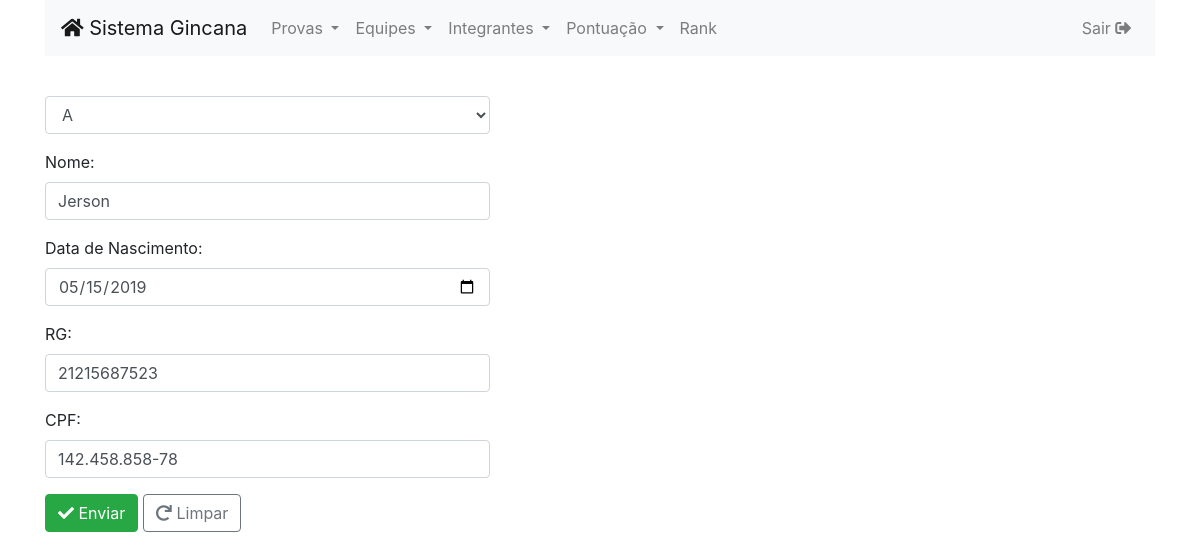
/Integrantes/alterar/10, run on the app's committed database.
### tables this page shows
CREATE TABLE IF NOT EXISTS `integrantes` (
  `id` int(11) NOT NULL AUTO_INCREMENT,
  `id_equipe` int(11) NOT NULL,
  `nome` varchar(100) NOT NULL,
  `data_nasc` date DEFAULT NULL,
  `rg` varchar(11) DEFAULT NULL,
  `cpf` varchar(14) DEFAULT NULL,
  PRIMARY KEY (`id`),
  KEY `FK_integrantes_equipe` (`id_equipe`),
  CONSTRAINT `FK_integrantes_equipe` FOREIGN KEY (`id_equipe`) REFERENCES `equipe` (`id`)
);

CREATE TABLE IF NOT EXISTS `equipe` (
  `id` int(11) NOT NULL AUTO_INCREMENT,
  `nome` varchar(200) NOT NULL,
  PRIMARY KEY (`id`)
);

### application/controllers/Integrantes.php (called while the page is built, shortened)
<?php
class Integrantes extends CI_Controller {
    public function __construct() {
        $this->load->model('Integrantes_model');
        $this->load->model('Equipe_model');
    }
    public function alterar($id) {
        if ($id > 0) {
            $this->form_validation->set_rules('id_equipe', 'id_equipe', 'required');
            $this->form_validation->set_rules('nome', 'nome', 'required');
            if ($this->form_validation->run() === false) {
                $it['integrantes'] = $this->Integrantes_model->getOne($id);
                $it['equipe'] = $this->Equipe_model->getAll();
                $this->load->view('Header');
                $this->load->view('FormIntegrantes', $it);
                $this->load->view('Footer');
            }
        } else {
            redirect('integrantes/listar');
        }
    }
}

### index.php (called while the page is built, shortened)
<?php
require_once BASEPATH.'core/CodeIgniter.php';

### application/models/Integrantes_model.php (called while the page is built, shortened)
<?php
class Integrantes_model extends CI_Model {
    public function getOne($id) {
        $this->db->where('id', $id);
        $query = $this->db->get('integrantes');
        return $query->row(0);
    }
}

### application/models/Equipe_model.php (called while the page is built, shortened)
<?php
class Equipe_model extends CI_Model {
    public function getAll() {
        $query = $this->db->get('equipe');
        return $query->result();
    }
}

### application/views/FormIntegrantes.php (the view, shortened to what this page needs)
<div class="container mt-3">
    <div class="row">
        <div class="col-md-5 col-xs-12">
            <form action = "" method = "post">
                <div class="form-group">
                    <select name="id_equipe" id="id_equipe" class="form-control">
                        <?php
                        foreach ($equipe as $ep) {
                            echo ' <option ' . (isset($integrantes) ? ($integrantes->id_equipe == $ep->id ? ' selected ' : NULL) : NULL) . ' value="' . $ep->id . '">' . $ep->nome . '</option>';
                        }
                        ?>
                    </select>
                </div>
                <div class="form-group">
                    <label for = "nome"> Nome:</label>
                    <input type="text" name="nome"  class="form-control" id="nome" value="<?= (isset($integrantes)) ? $integrantes->nome : ''; ?>">
                </div>
                <div class="form-group">
                    <label for = "data_nasc"> Data de Nascimento:</label>
                    <input type="date" name="data_nasc"  class="form-control" id="data_nasc" value="<?= (isset($integrantes)) ? $integrantes->data_nasc : ''; ?>">
                </div>
                <div class="form-group">
                    <label for = "rg"> RG:</label>
                    <input type="text" name="rg"  class="form-control" id="rg" value="<?= (isset($integrantes)) ? $integrantes->rg : ''; ?>">
                </div>
                <div class="form-group">
                    <label for = "cpf"> CPF:</label>
                    <input type="text" name="cpf"  class="form-control" id="cpf" value="<?= (isset($integrantes)) ? $integrantes->cpf : ''; ?>">
                </div>
                <button type="submit" class="btn btn-success"><i class="fas fa-check"></i> Enviar</button>
                <button type="reset" class="btn btn-outline-secondary"><i class="fas fa-redo"></i> Limpar</button>
            </form>
        </div>
    </div>
</div>

### data on the page
integrantes: id_equipe "A", nome "Jerson", data_nasc "05/15/2019", rg "21215687523", cpf "142.458.858-78"
